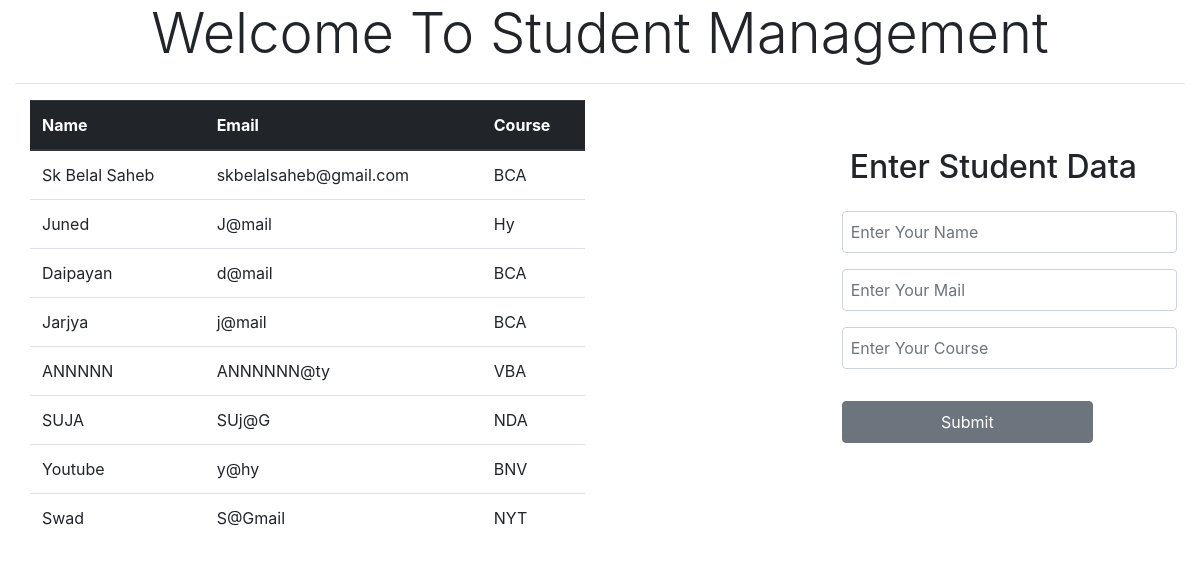
The page / on the database its author committed.
### home/models.py (models this page shows)
class studData(models.Model):
    name = models.CharField(max_length=255)
    email = models.CharField(max_length=255)
    course = models.CharField(max_length=255)

### home/views.py (the view)
# urls.py: path('',include("home.urls")),
def home(req):
    ob=studData.objects.all()
    return render(req,"index.html",{"data":ob})

### templates/index.html (shortened to what this page needs)
<!DOCTYPE html>
<html lang="en">
<head>
    <link rel="stylesheet" href="https://maxcdn.bootstrapcdn.com/bootstrap/4.0.0/css/bootstrap.min.css"
>
</head>
<body>
<div class="container-fluid">
    <h1 class="display-4" align="center">Welcome To Student Management</h1>
    <hr>
    <div class="col-md-6     float-left">
        <table class="table" id="table">
            <thead class="thead-dark">
            <tr>
                <th scope="col">Name</th>
                <th scope="col">Email</th>
                <th scope="col">Course</th>
            </tr>
            </thead>
            <tbody>
            {% for i in data %}
                <tr>
                    <td>{{ i.name }}</td>
                    <td>{{ i.email }}</td>
                    <td>{{ i.course }}</td>
                </tr>
            {% endfor %}
            </tbody>
        </table>
    </div>
    <div class="float-right border-0">
        <form class="form-group m-3 p-2" style="border: black" studDTA()
        " method="get">
        <h2 align="center" class="m-3 p-2">Enter Student Data</h2>
        <input type="text" id="name" name="name" class="form-control m-3 p-2" placeholder="Enter Your Name">
        <input type="email" id="email" name="email" class="form-control m-3 p-2" placeholder="Enter Your Mail">
        <input type="text" id="course" name="course" class="form-control m-3 p-2" placeholder="Enter Your Course">
        <button type="button" onclick="bntClick()" class="btn btn-secondary col-md-9 m-3 p-2">Submit</button>
        </form>
    </div>
</div>
</body>
</html>

### rows shown on the page
studData: name "Sk Belal Saheb", email "skbelalsaheb@gmail.com", course "BCA"
studData: name "Juned", email "J@mail", course "Hy"
studData: name "Daipayan", email "d@mail", course "BCA"
studData: name "Jarjya", email "j@mail", course "BCA"
studData: name "ANNNNN", email "ANNNNNN@ty", course "VBA"
studData: name "SUJA", email "SUj@G", course "NDA"
studData: name "Youtube", email "y@hy", course "BNV"
studData: name "Swad", email "S@Gmail", course "NYT"
